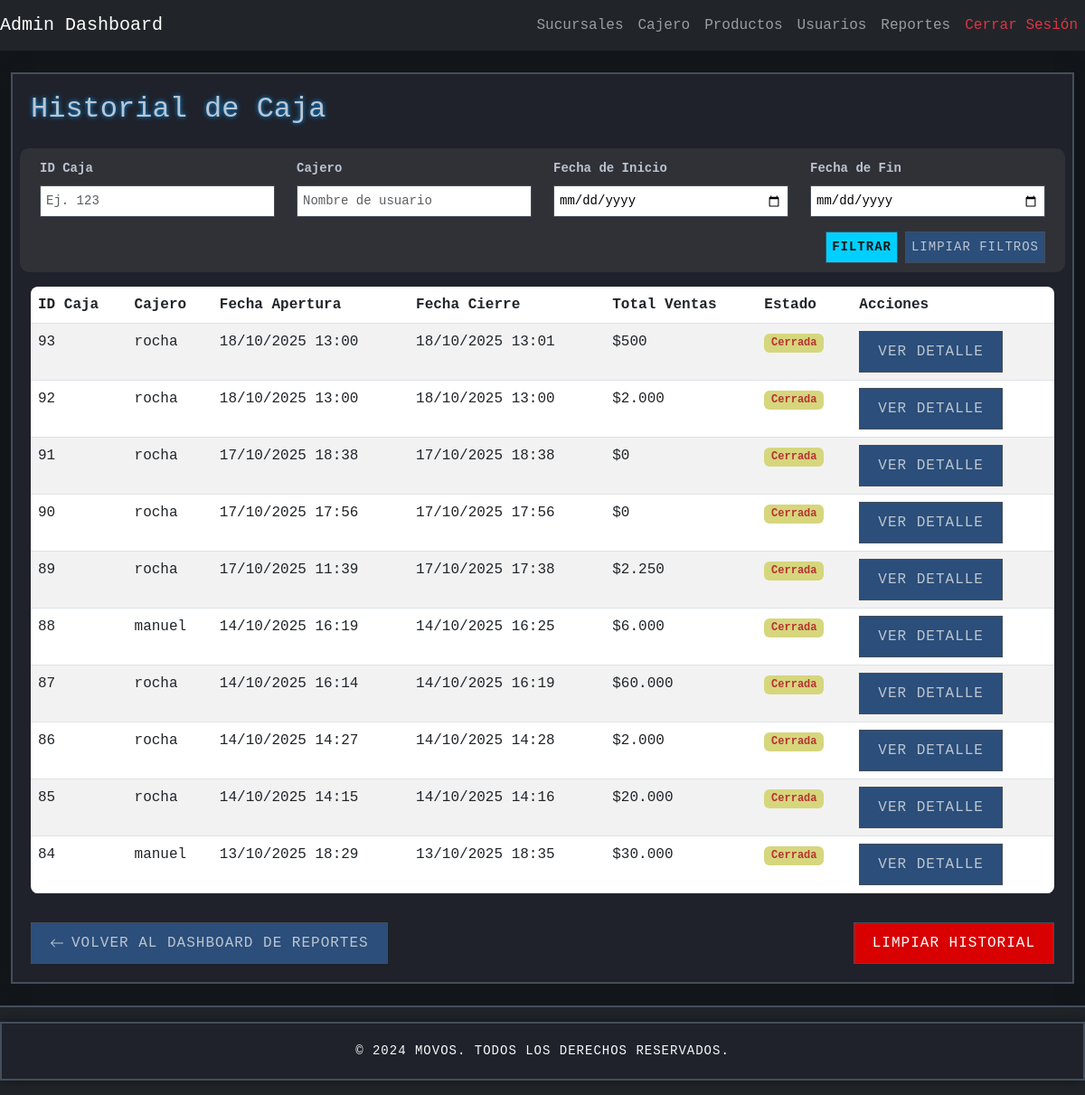
Page /reports/cash/history/ (signed in) on the earlier database version.
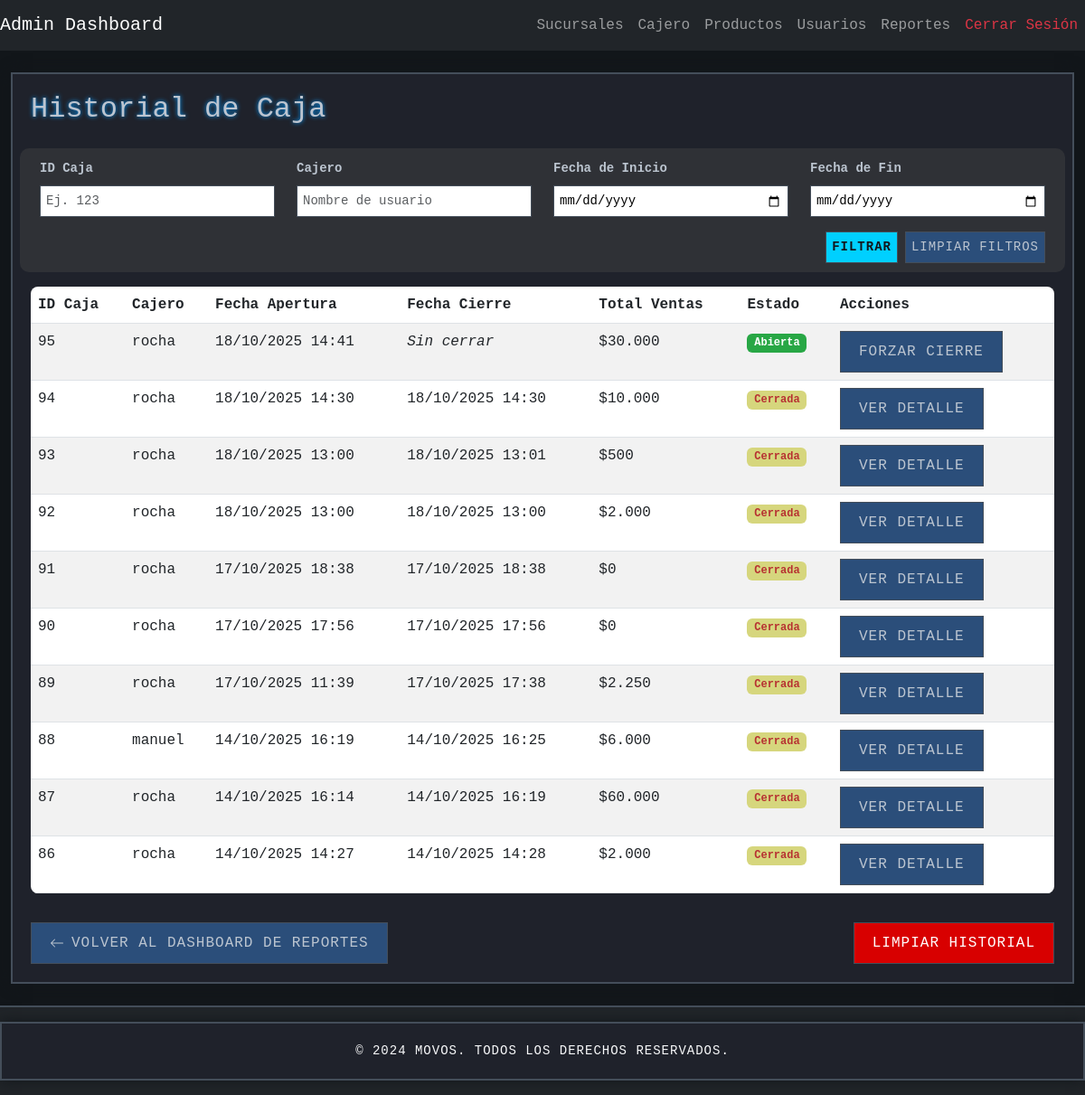
Same page on the later database version.
### cashier/models.py (models this page shows, shortened)
class AperturaCierreCaja(models.Model):
    vendedor = models.ForeignKey(
        settings.AUTH_USER_MODEL,
        on_delete=models.CASCADE,
        verbose_name='Vendedor'
    )
    sucursal = models.ForeignKey(Sucursal, on_delete=models.CASCADE)
    efectivo_inicial = models.DecimalField(max_digits=10, decimal_places=2, default=0)
    estado = models.CharField(max_length=20, default='abierta')  # valores: 'abierta' o 'cerrada'
    apertura = models.DateTimeField(auto_now_add=True)
    cierre = models.DateTimeField(null=True, blank=True)
    ventas_totales = models.DecimalField(max_digits=10, decimal_places=2, default=0)
    total_ventas_efectivo = models.DecimalField(max_digits=10, decimal_places=2, default=0)
    total_ventas_credito = models.DecimalField(max_digits=10, decimal_places=2, default=0)
    total_ventas_debito = models.DecimalField(max_digits=10, decimal_places=2, default=0)
    vuelto_entregado = models.DecimalField(max_digits=10, decimal_places=2, default=0)
    efectivo_final = models.DecimalField(max_digits=10, decimal_places=2, default=0)
    class Meta:
        constraints = [
            models.UniqueConstraint(
                fields=['sucursal'],
                condition=Q(estado='abierta'),
                name='unique_open_caja_per_sucursal'
            )
        ]

### auth_app/models.py (models this page shows, shortened)
class User(AbstractUser):
    is_admin = models.BooleanField(default=False)
    is_employee = models.BooleanField(default=True)
    sucursales_autorizadas = models.ManyToManyField(
        Sucursal,
        blank=True,
        related_name='usuarios_autorizados',
        help_text="Sucursales en las que el usuario puede abrir cajas (solo para usuarios no administradores)."
    )

### reports/views.py (the view, shortened to what this page needs)
# urls.py: path('cash/history/', views.cash_history, name='historial_caja'),
@ensure_csrf_cookie
@login_required
@user_passes_test(_is_admin, login_url='cashier_dashboard')
def cash_history(request):
    id_caja_filtro = request.GET.get('id_caja')
    cajero_filtro = request.GET.get('cajero')
    fecha_inicio_filtro = request.GET.get('fecha_inicio')
    fecha_fin_filtro = request.GET.get('fecha_fin')
    page = request.GET.get('page', 1)
    per_page_options = [5, 10, 15, 20]
    per_page = request.GET.get('per_page', 10)
    try:
        per_page = int(per_page)
    except ValueError:
        per_page = 10
    if per_page not in per_page_options:
        per_page = 10
    cajas = AperturaCierreCaja.objects.all().order_by('-apertura')
    if id_caja_filtro:
        try:
            cajas = cajas.filter(id=int(id_caja_filtro))
        except ValueError:
            cajas = AperturaCierreCaja.objects.none()
    if cajero_filtro:
        cajas = cajas.filter(vendedor__username__icontains=cajero_filtro)
    paginator = Paginator(cajas, per_page)
    cash_page = paginator.get_page(page)
    for caja in cash_page:
        ventas_total = Venta.objects.filter(
            empleado=caja.vendedor,
            fecha__gte=caja.apertura,
            fecha__lte=caja.cierre if caja.cierre else timezone.now()
        ).aggregate(total=Sum('total'))['total'] or Decimal('0.00')
        caja.formatted_ventas_totales = "$" + format_clp(ventas_total)
    context = {
        'cajas': cash_page,
        'per_page': per_page,
        'per_page_options': per_page_options,
        'id_caja_filtro': id_caja_filtro,
        'cajero_filtro': cajero_filtro,
        'fecha_inicio_filtro': fecha_inicio_filtro,
        'fecha_fin_filtro': fecha_fin_filtro,
    }
    return render(request, 'reports/cash_history.html', context)

### reports/views.py (called while the page is built)
def format_clp(value):
    try:
        return "{:,.0f}".format(float(value)).replace(",", ".")
    except Exception:
        return value

def _is_admin(user):
    return user.is_authenticated and (user.is_staff or user.is_superuser)

### reports/templates/reports/cash_history.html (shortened to what the changed rows need)
{% extends 'base.html' %}
{% load static %}
{% block extra_styles %}
<link rel="stylesheet" href="{% static 'css/reports.css' %}">
{% endblock %}
{% block content %}
<div class="container content-max">
    <h2 class="mb-4">Historial de Caja</h2>
    {% if cajas %}
    <div class="table-responsive">
        <table class="table table-striped table-hover" id="historial-caja">
            <thead class="thead-dark">
                <tr>
                    <th>ID Caja</th>
                    <th>Cajero</th>
                    <th>Fecha Apertura</th>
                    <th>Fecha Cierre</th>
                    <th>Total Ventas</th>
                    <th>Estado</th>
                    <th>Acciones</th>
                </tr>
            </thead>
            <tbody>
                {% for caja in cajas %}
                <tr {% if caja.estado == 'cerrada' %} class="row-link" style="cursor:pointer" data-href="{% url 'reports:caja_report' caja.id %}" {% endif %}>
                    <td>{{ caja.id }}</td>
                    <td>{{ caja.vendedor.username }}</td>
                    <td>{{ caja.apertura|date:"d/m/Y H:i" }}</td>
                    <td>
                        {% if caja.cierre %}
                            {{ caja.cierre|date:"d/m/Y H:i" }}
                        {% else %}
                            <em>Sin cerrar</em>
                        {% endif %}
                    </td>
                    <td>{{ caja.formatted_ventas_totales }}</td>
                    <td>
                        {% if caja.estado == 'abierta' %}
                            <span class="badge badge-success">Abierta</span>
                        {% elif caja.estado == 'cerrada' %}
                            <span class="badge badge-danger">Cerrada</span>
                        {% else %}
                            <span class="badge badge-secondary">{{ caja.estado|title }}</span>
                        {% endif %}
                    </td>
                    <td>
                        {% if caja.estado == 'cerrada' %}
                            <a href="{% url 'reports:caja_report' caja.id %}" class="btn btn-sm btn-info">Ver Detalle</a>
                        {% else %}
                            <button type="button" class="btn btn-sm btn-warning btn-forzar-cierre" data-caja-id="{{ caja.id }}">Forzar Cierre</button>
                        {% endif %}
                    </td>
                </tr>
                {% empty %}
                <tr>
                    <td colspan="7" class="text-center">No hay registros de caja disponibles.</td>
                </tr>
                {% endfor %}
            </tbody>
        </table>
    </div>
    {% else %}
    <p class="text-center">No hay registros de caja disponibles.</p>
    {% endif %}
    {% url 'reports:report_dashboard' as back_href %}
</div>
{% endblock %}

Differences in the rows shown:
no longer on this page (row unchanged): AperturaCierreCaja: id "85", vendedor.username "rocha", apertura "14/10/2025 14:15", cierre "14/10/2025 14:16", formatted_ventas_totales "$20.000", estado "Cerrada"
no longer on this page (row unchanged): AperturaCierreCaja: id "84", vendedor.username "manuel", apertura "13/10/2025 18:29", cierre "13/10/2025 18:35", formatted_ventas_totales "$30.000", estado "Cerrada"
added AperturaCierreCaja: id "95", vendedor.username "rocha", apertura "18/10/2025 14:41", shows "Sin cerrar", formatted_ventas_totales "$30.000", estado "Abierta"
added AperturaCierreCaja: id "94", vendedor.username "rocha", apertura "18/10/2025 14:30", cierre "18/10/2025 14:30", formatted_ventas_totales "$10.000", estado "Cerrada"
